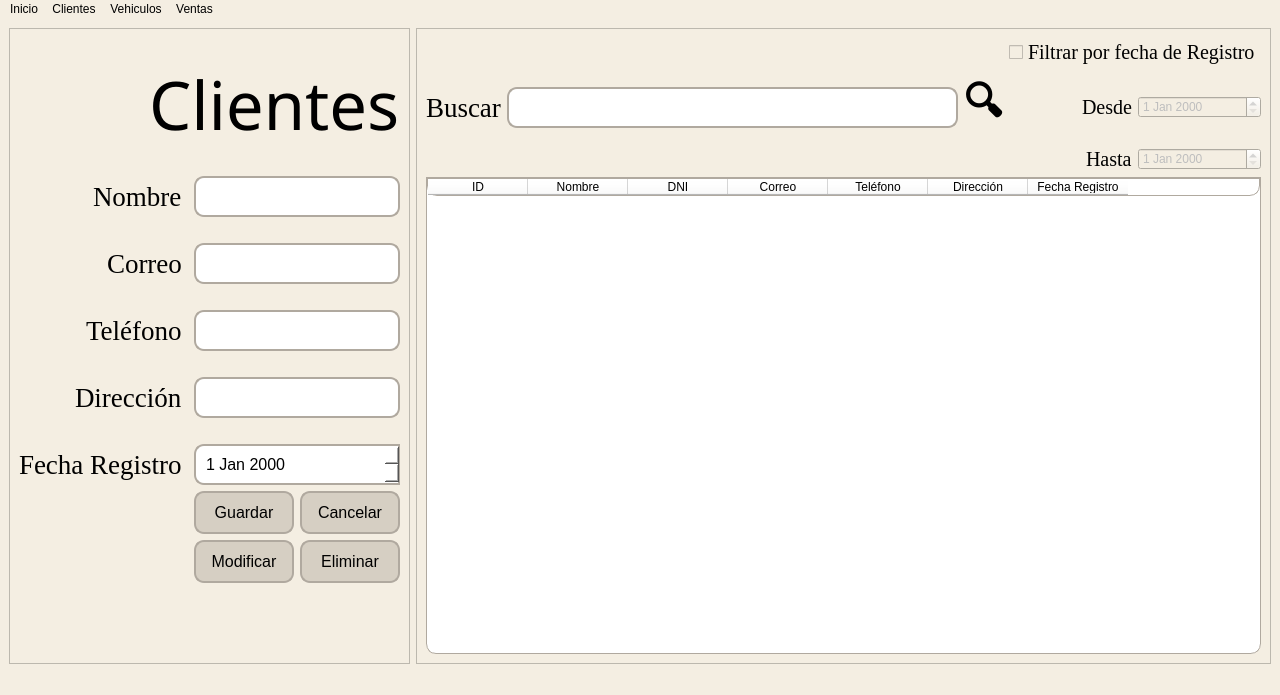
<?xml version="1.0" encoding="UTF-8"?>
<ui version="4.0">
 <class>MainWindow</class>
 <widget class="QMainWindow" name="MainWindow">
  <property name="enabled">
   <bool>true</bool>
  </property>
  <property name="geometry">
   <rect>
    <x>0</x>
    <y>0</y>
    <width>1280</width>
    <height>695</height>
   </rect>
  </property>
  <property name="windowTitle">
   <string>AC Automotores</string>
  </property>
  <property name="windowIcon">
   <iconset>
    <normaloff>PyQT 2024/Prueba/src/gui/img/AC Automotores.jpg</normaloff>PyQT 2024/Prueba/src/gui/img/AC Automotores.jpg</iconset>
  </property>
  <property name="styleSheet">
   <string notr="true">background-color:#f4eee2;</string>
  </property>
  <widget class="QWidget" name="centralwidget">
   <layout class="QGridLayout" name="gridLayout">
    <item row="0" column="2">
     <widget class="QFrame" name="frame_2">
      <property name="frameShape">
       <enum>QFrame::StyledPanel</enum>
      </property>
      <property name="frameShadow">
       <enum>QFrame::Raised</enum>
      </property>
      <layout class="QGridLayout" name="gridLayout_3">
       <item row="1" column="1">
        <widget class="QLineEdit" name="txtBuscar">
         <property name="font">
          <font>
           <pointsize>12</pointsize>
          </font>
         </property>
         <property name="styleSheet">
          <string notr="true">    QLineEdit {
        background-color: #ffffff;
        border: 2px solid #b0a99f;
        border-radius: 10px;
        padding: 8px;
    }</string>
         </property>
        </widget>
       </item>
       <item row="1" column="2">
        <widget class="QPushButton" name="btnBuscar">
         <property name="font">
          <font>
           <pointsize>30</pointsize>
           <weight>75</weight>
           <bold>true</bold>
          </font>
         </property>
         <property name="cursor">
          <cursorShape>PointingHandCursor</cursorShape>
         </property>
         <property name="layoutDirection">
          <enum>Qt::LeftToRight</enum>
         </property>
         <property name="styleSheet">
          <string notr="true">background-color: transparent;
border-radius: 25px;</string>
         </property>
         <property name="text">
          <string>🔍</string>
         </property>
        </widget>
       </item>
       <item row="1" column="0">
        <widget class="QLabel" name="label_7">
         <property name="font">
          <font>
           <family>Liberation Serif</family>
           <pointsize>20</pointsize>
           <weight>50</weight>
           <bold>false</bold>
          </font>
         </property>
         <property name="styleSheet">
          <string notr="true">background-color: transparent;
color: black</string>
         </property>
         <property name="text">
          <string>Buscar</string>
         </property>
        </widget>
       </item>
       <item row="2" column="3" alignment="Qt::AlignRight">
        <widget class="QLabel" name="label_9">
         <property name="font">
          <font>
           <family>Liberation Serif</family>
           <pointsize>15</pointsize>
          </font>
         </property>
         <property name="text">
          <string>Hasta</string>
         </property>
        </widget>
       </item>
       <item row="1" column="4">
        <widget class="QDateEdit" name="dtpFechaDesde">
         <property name="enabled">
          <bool>false</bool>
         </property>
         <property name="styleSheet">
          <string notr="true">QLineEdit {
        background-color: #ffffff; /* Color de fondo del QLineEdit */
        border: 2px solid #b0a99f; /* Borde del QLineEdit */
        border-radius: 10px; /* Bordes redondeados */
        padding: 8px; /* Espaciado interno */
        font-size: 14px; /* Tamaño de la fuente */
        color: #333; /* Color del texto */
    }</string>
         </property>
        </widget>
       </item>
       <item row="1" column="3" alignment="Qt::AlignRight">
        <widget class="QLabel" name="label_8">
         <property name="font">
          <font>
           <family>Liberation Serif</family>
           <pointsize>15</pointsize>
          </font>
         </property>
         <property name="text">
          <string>Desde</string>
         </property>
        </widget>
       </item>
       <item row="0" column="3" colspan="2">
        <widget class="QCheckBox" name="checkBox">
         <property name="font">
          <font>
           <family>Liberation Serif</family>
           <pointsize>15</pointsize>
          </font>
         </property>
         <property name="text">
          <string>Filtrar por fecha de Registro</string>
         </property>
        </widget>
       </item>
       <item row="3" column="0" colspan="5">
        <widget class="QTableWidget" name="tblClientes">
         <property name="minimumSize">
          <size>
           <width>791</width>
           <height>0</height>
          </size>
         </property>
         <property name="cursor" stdset="0">
          <cursorShape>ArrowCursor</cursorShape>
         </property>
         <property name="styleSheet">
          <string notr="true">background-color: rgb(255, 255, 255);
border: 1px solid #b0a99f;
border-top-left-radius: 0px;
border-top-right-radius: 0px;
border-bottom-left-radius: 10px;
border-bottom-right-radius: 10px;</string>
         </property>
         <property name="frameShape">
          <enum>QFrame::StyledPanel</enum>
         </property>
         <property name="frameShadow">
          <enum>QFrame::Sunken</enum>
         </property>
         <property name="editTriggers">
          <set>QAbstractItemView::NoEditTriggers</set>
         </property>
         <property name="dragEnabled">
          <bool>false</bool>
         </property>
         <property name="selectionMode">
          <enum>QAbstractItemView::ExtendedSelection</enum>
         </property>
         <property name="selectionBehavior">
          <enum>QAbstractItemView::SelectRows</enum>
         </property>
         <property name="sortingEnabled">
          <bool>true</bool>
         </property>
         <column>
          <property name="text">
           <string>ID</string>
          </property>
         </column>
         <column>
          <property name="text">
           <string>Nombre</string>
          </property>
         </column>
         <column>
          <property name="text">
           <string>DNI</string>
          </property>
         </column>
         <column>
          <property name="text">
           <string>Correo</string>
          </property>
         </column>
         <column>
          <property name="text">
           <string>Teléfono</string>
          </property>
         </column>
         <column>
          <property name="text">
           <string>Dirección</string>
          </property>
         </column>
         <column>
          <property name="text">
           <string>Fecha Registro</string>
          </property>
         </column>
        </widget>
       </item>
       <item row="2" column="4">
        <widget class="QDateEdit" name="dtpFechaHasta">
         <property name="enabled">
          <bool>false</bool>
         </property>
         <property name="styleSheet">
          <string notr="true">QLineEdit {
        background-color: #ffffff; /* Color de fondo del QLineEdit */
        border: 2px solid #b0a99f; /* Borde del QLineEdit */
        border-radius: 10px; /* Bordes redondeados */
        padding: 8px; /* Espaciado interno */
        font-size: 14px; /* Tamaño de la fuente */
        color: #333; /* Color del texto */
    }</string>
         </property>
        </widget>
       </item>
      </layout>
     </widget>
    </item>
    <item row="0" column="0">
     <widget class="QFrame" name="frame">
      <property name="frameShape">
       <enum>QFrame::StyledPanel</enum>
      </property>
      <property name="frameShadow">
       <enum>QFrame::Raised</enum>
      </property>
      <layout class="QGridLayout" name="gridLayout_2">
       <item row="1" column="0" colspan="4" alignment="Qt::AlignRight">
        <widget class="QLabel" name="label">
         <property name="font">
          <font>
           <family>Unispace</family>
           <pointsize>50</pointsize>
           <weight>50</weight>
           <bold>false</bold>
          </font>
         </property>
         <property name="autoFillBackground">
          <bool>false</bool>
         </property>
         <property name="styleSheet">
          <string notr="true">background-color: transparent;
color: black</string>
         </property>
         <property name="text">
          <string>Clientes</string>
         </property>
        </widget>
       </item>
       <item row="7" column="0" alignment="Qt::AlignRight">
        <widget class="QLabel" name="label_4">
         <property name="font">
          <font>
           <family>Liberation Serif</family>
           <pointsize>20</pointsize>
           <weight>50</weight>
           <bold>false</bold>
          </font>
         </property>
         <property name="styleSheet">
          <string notr="true">background-color: transparent;
color: black</string>
         </property>
         <property name="text">
          <string>Teléfono</string>
         </property>
        </widget>
       </item>
       <item row="4" column="3">
        <spacer name="horizontalSpacer">
         <property name="orientation">
          <enum>Qt::Horizontal</enum>
         </property>
         <property name="sizeType">
          <enum>QSizePolicy::Fixed</enum>
         </property>
         <property name="sizeHint" stdset="0">
          <size>
           <width>100</width>
           <height>20</height>
          </size>
         </property>
        </spacer>
       </item>
       <item row="5" column="0" alignment="Qt::AlignRight">
        <widget class="QLabel" name="label_3">
         <property name="font">
          <font>
           <family>Liberation Serif</family>
           <pointsize>20</pointsize>
           <weight>50</weight>
           <bold>false</bold>
          </font>
         </property>
         <property name="styleSheet">
          <string notr="true">background-color: transparent;
color: black</string>
         </property>
         <property name="text">
          <string>Correo</string>
         </property>
        </widget>
       </item>
       <item row="3" column="2" colspan="2">
        <widget class="QLineEdit" name="txtNombre">
         <property name="font">
          <font>
           <pointsize>12</pointsize>
          </font>
         </property>
         <property name="styleSheet">
          <string notr="true">    QLineEdit {
        background-color: #ffffff;
        border: 2px solid #b0a99f;
        border-radius: 10px;
        padding: 8px;
    }</string>
         </property>
        </widget>
       </item>
       <item row="7" column="2" colspan="2">
        <widget class="QLineEdit" name="txtTelefono">
         <property name="font">
          <font>
           <pointsize>12</pointsize>
          </font>
         </property>
         <property name="styleSheet">
          <string notr="true">    QLineEdit {
        background-color: #ffffff;
        border: 2px solid #b0a99f;
        border-radius: 10px;
        padding: 8px;
    }</string>
         </property>
        </widget>
       </item>
       <item row="4" column="0">
        <spacer name="verticalSpacer">
         <property name="orientation">
          <enum>Qt::Vertical</enum>
         </property>
         <property name="sizeType">
          <enum>QSizePolicy::Fixed</enum>
         </property>
         <property name="sizeHint" stdset="0">
          <size>
           <width>20</width>
           <height>20</height>
          </size>
         </property>
        </spacer>
       </item>
       <item row="13" column="3">
        <widget class="QPushButton" name="btnEliminar">
         <property name="enabled">
          <bool>true</bool>
         </property>
         <property name="font">
          <font>
           <pointsize>12</pointsize>
          </font>
         </property>
         <property name="cursor">
          <cursorShape>PointingHandCursor</cursorShape>
         </property>
         <property name="styleSheet">
          <string notr="true">    QPushButton {
        background-color: #d6cfc3;
        border: 2px solid #b0a99f;
        border-radius: 10px;
        padding: 10px;
    }

    QPushButton:hover {
        background-color: #c1b1a4;
    }
</string>
         </property>
         <property name="text">
          <string>Eliminar</string>
         </property>
        </widget>
       </item>
       <item row="11" column="0" alignment="Qt::AlignRight">
        <widget class="QLabel" name="label_6">
         <property name="font">
          <font>
           <family>Liberation Serif</family>
           <pointsize>20</pointsize>
           <weight>50</weight>
           <bold>false</bold>
          </font>
         </property>
         <property name="styleSheet">
          <string notr="true">background-color: transparent;
color: black</string>
         </property>
         <property name="text">
          <string>Fecha Registro</string>
         </property>
        </widget>
       </item>
       <item row="13" column="2">
        <widget class="QPushButton" name="btnModificar">
         <property name="enabled">
          <bool>true</bool>
         </property>
         <property name="font">
          <font>
           <pointsize>12</pointsize>
          </font>
         </property>
         <property name="cursor">
          <cursorShape>PointingHandCursor</cursorShape>
         </property>
         <property name="styleSheet">
          <string notr="true">    QPushButton {
        background-color: #d6cfc3;
        border: 2px solid #b0a99f;
        border-radius: 10px;
        padding: 10px;
    }

    QPushButton:hover {
        background-color: #c1b1a4;
    }
</string>
         </property>
         <property name="text">
          <string>Modificar</string>
         </property>
        </widget>
       </item>
       <item row="8" column="2">
        <spacer name="verticalSpacer_3">
         <property name="orientation">
          <enum>Qt::Vertical</enum>
         </property>
         <property name="sizeType">
          <enum>QSizePolicy::Fixed</enum>
         </property>
         <property name="sizeHint" stdset="0">
          <size>
           <width>20</width>
           <height>20</height>
          </size>
         </property>
        </spacer>
       </item>
       <item row="9" column="0" alignment="Qt::AlignRight">
        <widget class="QLabel" name="label_5">
         <property name="font">
          <font>
           <family>Liberation Serif</family>
           <pointsize>20</pointsize>
           <weight>50</weight>
           <bold>false</bold>
          </font>
         </property>
         <property name="styleSheet">
          <string notr="true">background-color: transparent;
color: black</string>
         </property>
         <property name="text">
          <string>Dirección</string>
         </property>
        </widget>
       </item>
       <item row="6" column="2">
        <spacer name="verticalSpacer_2">
         <property name="orientation">
          <enum>Qt::Vertical</enum>
         </property>
         <property name="sizeType">
          <enum>QSizePolicy::Fixed</enum>
         </property>
         <property name="sizeHint" stdset="0">
          <size>
           <width>20</width>
           <height>20</height>
          </size>
         </property>
        </spacer>
       </item>
       <item row="15" column="2">
        <spacer name="verticalSpacer_6">
         <property name="orientation">
          <enum>Qt::Vertical</enum>
         </property>
         <property name="sizeHint" stdset="0">
          <size>
           <width>20</width>
           <height>40</height>
          </size>
         </property>
        </spacer>
       </item>
       <item row="9" column="2" colspan="2">
        <widget class="QLineEdit" name="txtDireccion">
         <property name="font">
          <font>
           <pointsize>12</pointsize>
          </font>
         </property>
         <property name="styleSheet">
          <string notr="true">    QLineEdit {
        background-color: #ffffff;
        border: 2px solid #b0a99f;
        border-radius: 10px;
        padding: 8px;
    }</string>
         </property>
        </widget>
       </item>
       <item row="10" column="2">
        <spacer name="verticalSpacer_4">
         <property name="orientation">
          <enum>Qt::Vertical</enum>
         </property>
         <property name="sizeType">
          <enum>QSizePolicy::Fixed</enum>
         </property>
         <property name="sizeHint" stdset="0">
          <size>
           <width>20</width>
           <height>20</height>
          </size>
         </property>
        </spacer>
       </item>
       <item row="14" column="0" colspan="4" alignment="Qt::AlignRight">
        <widget class="QLabel" name="lblModificar">
         <property name="font">
          <font>
           <family>Liberation Serif</family>
           <pointsize>20</pointsize>
          </font>
         </property>
         <property name="styleSheet">
          <string notr="true">color: rgb(255, 170, 0)</string>
         </property>
         <property name="text">
          <string/>
         </property>
        </widget>
       </item>
       <item row="12" column="2">
        <widget class="QPushButton" name="btnGuardar">
         <property name="font">
          <font>
           <pointsize>12</pointsize>
          </font>
         </property>
         <property name="cursor">
          <cursorShape>PointingHandCursor</cursorShape>
         </property>
         <property name="styleSheet">
          <string notr="true">    QPushButton {
        background-color: #d6cfc3;
        border: 2px solid #b0a99f;
        border-radius: 10px;
        padding: 10px;
    }

    QPushButton:hover {
        background-color: #c1b1a4;
    }
</string>
         </property>
         <property name="text">
          <string>Guardar</string>
         </property>
        </widget>
       </item>
       <item row="11" column="2" colspan="2">
        <widget class="QDateEdit" name="dtpFechaRegistro">
         <property name="font">
          <font>
           <pointsize>12</pointsize>
          </font>
         </property>
         <property name="styleSheet">
          <string notr="true">QDateEdit {
        background-color: #ffffff;
        border: 2px solid #b0a99f;
		border-top-left-radius: 10px;
		border-top-right-radius: 0px;
		border-bottom-left-radius: 10px;
		border-bottom-right-radius: 0px;
        padding: 8px;
    }
</string>
         </property>
        </widget>
       </item>
       <item row="5" column="2" colspan="2">
        <widget class="QLineEdit" name="txtCorreo">
         <property name="font">
          <font>
           <pointsize>12</pointsize>
          </font>
         </property>
         <property name="styleSheet">
          <string notr="true">    QLineEdit {
        background-color: #ffffff;
        border: 2px solid #b0a99f;
        border-radius: 10px;
        padding: 8px;
    }</string>
         </property>
        </widget>
       </item>
       <item row="12" column="3">
        <widget class="QPushButton" name="btnCancelar">
         <property name="font">
          <font>
           <pointsize>12</pointsize>
          </font>
         </property>
         <property name="cursor">
          <cursorShape>PointingHandCursor</cursorShape>
         </property>
         <property name="styleSheet">
          <string notr="true">    QPushButton {
        background-color: #d6cfc3;
        border: 2px solid #b0a99f;
        border-radius: 10px;
        padding: 10px;
    }

    QPushButton:hover {
        background-color: #c1b1a4;
    }
</string>
         </property>
         <property name="text">
          <string>Cancelar</string>
         </property>
        </widget>
       </item>
       <item row="3" column="0" alignment="Qt::AlignRight">
        <widget class="QLabel" name="label_2">
         <property name="font">
          <font>
           <family>Liberation Serif</family>
           <pointsize>20</pointsize>
           <weight>50</weight>
           <bold>false</bold>
          </font>
         </property>
         <property name="styleSheet">
          <string notr="true">background-color: transparent;
color: black</string>
         </property>
         <property name="text">
          <string>Nombre</string>
         </property>
        </widget>
       </item>
       <item row="4" column="2">
        <spacer name="horizontalSpacer_2">
         <property name="orientation">
          <enum>Qt::Horizontal</enum>
         </property>
         <property name="sizeType">
          <enum>QSizePolicy::Fixed</enum>
         </property>
         <property name="sizeHint" stdset="0">
          <size>
           <width>100</width>
           <height>20</height>
          </size>
         </property>
        </spacer>
       </item>
       <item row="0" column="0">
        <spacer name="verticalSpacer_5">
         <property name="orientation">
          <enum>Qt::Vertical</enum>
         </property>
         <property name="sizeType">
          <enum>QSizePolicy::Fixed</enum>
         </property>
         <property name="sizeHint" stdset="0">
          <size>
           <width>20</width>
           <height>20</height>
          </size>
         </property>
        </spacer>
       </item>
       <item row="2" column="2">
        <spacer name="verticalSpacer_7">
         <property name="orientation">
          <enum>Qt::Vertical</enum>
         </property>
         <property name="sizeType">
          <enum>QSizePolicy::Fixed</enum>
         </property>
         <property name="sizeHint" stdset="0">
          <size>
           <width>20</width>
           <height>20</height>
          </size>
         </property>
        </spacer>
       </item>
      </layout>
     </widget>
    </item>
   </layout>
  </widget>
  <widget class="QMenuBar" name="menubar">
   <property name="geometry">
    <rect>
     <x>0</x>
     <y>0</y>
     <width>1280</width>
     <height>22</height>
    </rect>
   </property>
   <widget class="QMenu" name="menuClientes">
    <property name="font">
     <font>
      <pointsize>10</pointsize>
     </font>
    </property>
    <property name="styleSheet">
     <string notr="true"/>
    </property>
    <property name="title">
     <string>Clientes</string>
    </property>
   </widget>
   <widget class="QMenu" name="menuVehiculos">
    <property name="title">
     <string>Vehiculos</string>
    </property>
   </widget>
   <widget class="QMenu" name="menuVentas">
    <property name="title">
     <string>Ventas</string>
    </property>
   </widget>
   <widget class="QMenu" name="menuInicio">
    <property name="styleSheet">
     <string notr="true"/>
    </property>
    <property name="title">
     <string>Inicio</string>
    </property>
   </widget>
   <addaction name="menuInicio"/>
   <addaction name="menuClientes"/>
   <addaction name="menuVehiculos"/>
   <addaction name="menuVentas"/>
  </widget>
  <widget class="QStatusBar" name="statusbar"/>
 </widget>
 <resources/>
 <connections>
  <connection>
   <sender>btnCancelar</sender>
   <signal>clicked()</signal>
   <receiver>txtDireccion</receiver>
   <slot>clear()</slot>
   <hints>
    <hint type="sourcelabel">
     <x>338</x>
     <y>465</y>
    </hint>
    <hint type="destinationlabel">
     <x>365</x>
     <y>336</y>
    </hint>
   </hints>
  </connection>
  <connection>
   <sender>btnCancelar</sender>
   <signal>clicked()</signal>
   <receiver>txtTelefono</receiver>
   <slot>clear()</slot>
   <hints>
    <hint type="sourcelabel">
     <x>317</x>
     <y>465</y>
    </hint>
    <hint type="destinationlabel">
     <x>359</x>
     <y>259</y>
    </hint>
   </hints>
  </connection>
  <connection>
   <sender>btnCancelar</sender>
   <signal>clicked()</signal>
   <receiver>txtCorreo</receiver>
   <slot>clear()</slot>
   <hints>
    <hint type="sourcelabel">
     <x>309</x>
     <y>465</y>
    </hint>
    <hint type="destinationlabel">
     <x>335</x>
     <y>211</y>
    </hint>
   </hints>
  </connection>
  <connection>
   <sender>btnCancelar</sender>
   <signal>clicked()</signal>
   <receiver>txtNombre</receiver>
   <slot>clear()</slot>
   <hints>
    <hint type="sourcelabel">
     <x>365</x>
     <y>465</y>
    </hint>
    <hint type="destinationlabel">
     <x>365</x>
     <y>150</y>
    </hint>
   </hints>
  </connection>
  <connection>
   <sender>btnCancelar</sender>
   <signal>clicked()</signal>
   <receiver>txtNombre</receiver>
   <slot>setFocus()</slot>
   <hints>
    <hint type="sourcelabel">
     <x>365</x>
     <y>465</y>
    </hint>
    <hint type="destinationlabel">
     <x>318</x>
     <y>150</y>
    </hint>
   </hints>
  </connection>
  <connection>
   <sender>checkBox</sender>
   <signal>clicked(bool)</signal>
   <receiver>dtpFechaDesde</receiver>
   <slot>setEnabled(bool)</slot>
   <hints>
    <hint type="sourcelabel">
     <x>1086</x>
     <y>60</y>
    </hint>
    <hint type="destinationlabel">
     <x>1171</x>
     <y>79</y>
    </hint>
   </hints>
  </connection>
  <connection>
   <sender>checkBox</sender>
   <signal>clicked(bool)</signal>
   <receiver>dtpFechaHasta</receiver>
   <slot>setEnabled(bool)</slot>
   <hints>
    <hint type="sourcelabel">
     <x>1128</x>
     <y>58</y>
    </hint>
    <hint type="destinationlabel">
     <x>1143</x>
     <y>111</y>
    </hint>
   </hints>
  </connection>
  <connection>
   <sender>btnGuardar</sender>
   <signal>clicked()</signal>
   <receiver>lblModificar</receiver>
   <slot>clear()</slot>
   <hints>
    <hint type="sourcelabel">
     <x>251</x>
     <y>465</y>
    </hint>
    <hint type="destinationlabel">
     <x>258</x>
     <y>526</y>
    </hint>
   </hints>
  </connection>
  <connection>
   <sender>btnCancelar</sender>
   <signal>clicked()</signal>
   <receiver>lblModificar</receiver>
   <slot>clear()</slot>
   <hints>
    <hint type="sourcelabel">
     <x>365</x>
     <y>465</y>
    </hint>
    <hint type="destinationlabel">
     <x>338</x>
     <y>516</y>
    </hint>
   </hints>
  </connection>
 </connections>
</ui>
